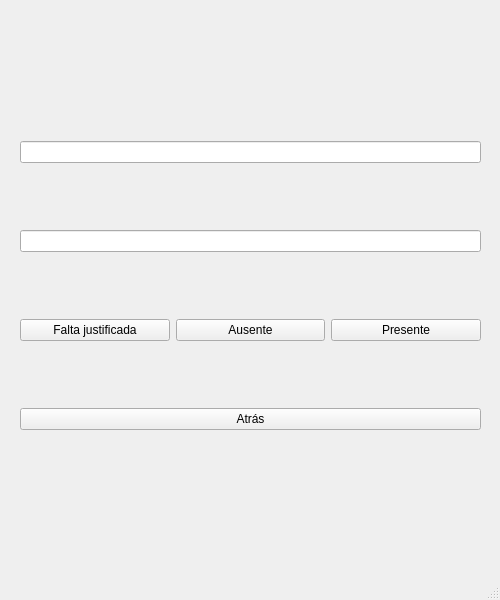
<?xml version="1.0" encoding="UTF-8"?>
<ui version="4.0">
 <class>dialogTomarAsistencia</class>
 <widget class="QMainWindow" name="dialogTomarAsistencia">
  <property name="geometry">
   <rect>
    <x>0</x>
    <y>0</y>
    <width>500</width>
    <height>600</height>
   </rect>
  </property>
  <property name="windowTitle">
   <string>MainWindow</string>
  </property>
  <widget class="QWidget" name="centralwidget">
   <widget class="QWidget" name="verticalLayoutWidget">
    <property name="geometry">
     <rect>
      <x>20</x>
      <y>80</y>
      <width>461</width>
      <height>411</height>
     </rect>
    </property>
    <layout class="QVBoxLayout" name="verticalLayout">
     <property name="leftMargin">
      <number>0</number>
     </property>
     <item>
      <widget class="QLineEdit" name="lineEditFecha">
       <property name="readOnly">
        <bool>true</bool>
       </property>
      </widget>
     </item>
     <item>
      <widget class="QLineEdit" name="lineEditAlumno">
       <property name="readOnly">
        <bool>true</bool>
       </property>
      </widget>
     </item>
     <item>
      <layout class="QHBoxLayout" name="horizontalLayout">
       <item>
        <widget class="QPushButton" name="pushButtonJustificada">
         <property name="text">
          <string>Falta justificada</string>
         </property>
        </widget>
       </item>
       <item>
        <widget class="QPushButton" name="pushButtonAusente">
         <property name="text">
          <string>Ausente</string>
         </property>
        </widget>
       </item>
       <item>
        <widget class="QPushButton" name="pushButtonPresente">
         <property name="text">
          <string>Presente</string>
         </property>
        </widget>
       </item>
      </layout>
     </item>
     <item>
      <widget class="QPushButton" name="pushButtonAtras">
       <property name="text">
        <string>Atrás</string>
       </property>
      </widget>
     </item>
    </layout>
   </widget>
  </widget>
  <widget class="QMenuBar" name="menubar">
   <property name="geometry">
    <rect>
     <x>0</x>
     <y>0</y>
     <width>500</width>
     <height>21</height>
    </rect>
   </property>
  </widget>
  <widget class="QStatusBar" name="statusbar"/>
 </widget>
 <resources/>
 <connections/>
</ui>
